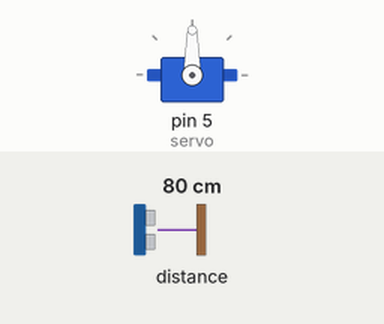
Recording of a sketch running on a simulated Arduino Uno, built with avr-gcc and run on an emulated ATmega328P. Shown: servo. Inputs (shaded band) come from the test bench; at power-on: distance to the obstacle 80 cm. What the sketch prints to the serial monitor is not drawn.

Above: at 1.2 s.
1.3 s: distance to the obstacle set to 20 cm
3.3 s: distance to the obstacle set to 15 cm
At 4.0 s:
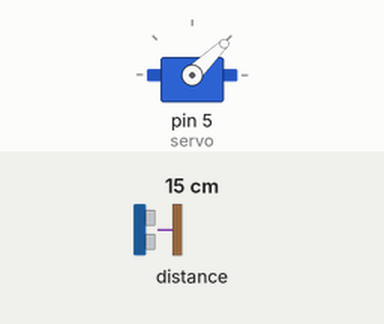
At 4.87 s:
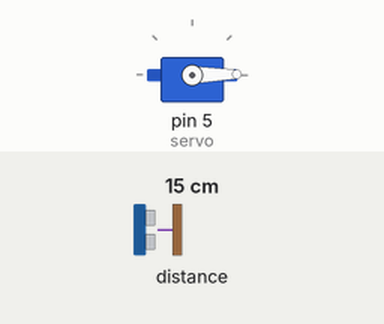
Timing chart, 0 to 18.3 s (numbered marks = the images above; inputs shaded):
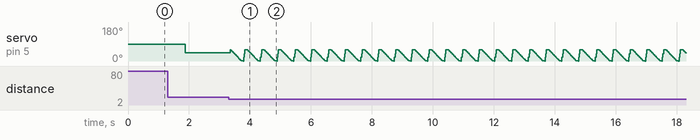

Measured:
- the behaviour switches between 18 and 17 cm on distance to the obstacle (found by bisection; images 0 and 1)

The sketch:

fin_5.ino
```cpp
#include <Servo.h>
#include <Wire.h>
#include <VL53L0X.h>
#include <IRremote.h>

int remote = 7;
int LENGTH = 180;     // 원하는 높이
int MAXA = 60;        // 원하는 최대 각도
int AVERAGE_COUNT = 3;    // 평균을 내기 위해 모으는 값

VL53L0X sensor;
Servo servo;
IRrecv irrecv(remote);
decode_results results;
  // -------------------- 변수 ----------------------------------

int angle = 0, al = 0;      // angle은 모터 각도, al은 average length, T는 주기
int k = 0, i= 1, j = 1, t = 1;    // l, i, j, t는 숫자 카운팅 변수
int summm = 0;              // summ은 지금의 높이의 합, aver는 지금의 3개의 값의 평균
int average[500];        // 평균값 집합 ( 1000 -> 500 )
int min_mm[500];         // 평균값 중 조건에 맞는 값 집합 ( 1000 -> 500 )
unsigned long timeval[30];                 // min_mm의 시간
unsigned long T=0;                 // 주기
float a=0, b=0, c=0;
int q=0, w=0, e=0, r=0;

  // ------------------------------------------------------------

void setup()
{
  servo.attach(5);
  irrecv.enableIRIn();

  pinMode(5, OUTPUT);
  pinMode(remote, INPUT);

  Serial.begin(9600);
  Wire.begin();
  sensor.init();

  // -------------------- sensor -------------------------
  sensor.setTimeout(500);
  if (!sensor.init())
  {
    Serial.println("Failed to detect and initialize sensor!");
    while (1) {}
  }

  #if defined LONG_RANGE
    // lower the return signal rate limit (default is 0.25 MCPS)
    sensor.setSignalRateLimit(0.1);
    // increase laser pulse periods (defaults are 14 and 10 PCLKs)
    sensor.setVcselPulsePeriod(VL53L0X::VcselPeriodPreRange, 18);
    sensor.setVcselPulsePeriod(VL53L0X::VcselPeriodFinalRange, 14);
  #endif

  #if defined HIGH_SPEED
    // reduce timing budget to 20 ms (default is about 33 ms)
    sensor.setMeasurementTimingBudget(20000);
  #elif defined HIGH_ACCURACY
    // increase timing budget to 200 ms
    sensor.setMeasurementTimingBudget(200000);
  #endif
  // ------------------------------------------------------------
}

void loop()
{
 // if(
//  {
    // ------------------- 주기를 만드는 함수 ----------------------
    if(T == 0)
    {
      int aver;              // aver는 지금의 3개의 값의 평균

      Serial.print("거리는 : ");
      Serial.print(sensor.readRangeSingleMillimeters());
        if (sensor.timeoutOccurred()) {
          Serial.print(" TIMEOUT");
        }
        Serial.println();
        summm += sensor.readRangeSingleMillimeters();
        Serial.print("summm의 값은 : ");
        Serial.println(summm);
        Serial.print("k의 값은 : ");
        Serial.println(k);
        k++;
        aver = 0;
        if( k == AVERAGE_COUNT )
      {
        aver = summm/AVERAGE_COUNT;
        summm = 0;
        k = 0;

        average[i] = aver;
        Serial.print(" 평균 값은 : ");
        Serial.println(aver);

        Serial.print("x값 : ");
        for(int x = 1 ; x<= 10 ; x++)
        {
          Serial.print(average[x]);
        }
        Serial.println();

        i++;
      }
        j=i;
      if(average[1] != 0 && average[2] != 0 && average[3] != 0)
      {
        if(average[j] <=average[j+1]  && average[j] <= average[j-1])
        {
          timeval[t] = millis();
          t++;
        }
      }

      Serial.print("y값 : ");
      for(int y = 1 ; y<=10 ; y++)
      {
        Serial.print(timeval[y]);
      }
      Serial.println();

      if(timeval[10] != 0)
      {
        T = timeval[10] - timeval[8];     // 혹시 모를 잘못된 값이 timeval 함수에 들어갈 것을 대비해서 주기 설정
      }
      if(T != 0)
      {
        Serial.print("주기는 : ");
          Serial.println(T);
      }
      // ------------------------------------------------------------
    }
  else
  {
    servo.write(45);
    Serial.println(sensor.readRangeSingleMillimeters());
    al = sensor.readRangeSingleMillimeters();
    if( al < LENGTH )   // al은 바닥까지의 average length
    {
      a = 0.25;
      b = 0.25;
      c = 0.25;

      q = T * a/10;
      w = T * b;
      e = T * c /40 ;
      r = ( T * (1 - (a + c + b)) );
      while(1)
      {
        for (angle = MAXA; angle > 0; angle--)
        {
          servo.write(angle);    //angle(각도)값으로 서보모터 제어
          delay(q);                    //delay로 각도의 변화 속도를 조절 (0.1초 단위)
        }
        delay(w);
        for (angle = 0; angle < MAXA; angle++)
        {
          servo.write(angle);    //angle(각도)값으로 서보모터 제어
          delay(e);                    //delay로 각도의 변화 속도를 조절 (0.1초 단위)
        }
        delay(r);
      }
   /*   if (irrecv.decode(&results)){  // 적외선 리모컨의 신호를 받을 때
         switch (results.value) {
           case 'FFC23D' :  // 시작 버튼을 눌렀을 때
             a = 1;
             b = 1;
             c = 1;

             q = (T * a) / 4;
             w = T * b * 10 / 4;
             e = T * c / 4;
             r = ( T * (1 - (a + c + b)) ) * 10 / 4;

             for (angle = MAXA; angle > 0; angle--)
             {
               servo.write(angle);    //angle(각도)값으로 서보모터 제어
               delay(q);                    //delay로 각도의 변화 속도를 조절 (0.1초 단위)
             }
             delay(w);
             for (angle = 0; angle < MAXA; angle++)
             {
               servo.write(angle);    //angle(각도)값으로 서보모터 제어
               delay(e);                    //delay로 각도의 변화 속도를 조절 (0.1초 단위)
             }
             delay(r);

             break;

           case 'FF30CF' :
             a = 1;
             b = 1;
             c = 1;

             q = T * a / 4;
             w = T * b * 10 / 4;
             e = T * c / 4;
             r = ( T * (1 - (a + c + b)) ) * 10 / 4;

             for (angle = MAXA; angle > 0; angle--)
             {
               servo.write(angle);    //angle(각도)값으로 서보모터 제어
               delay(q);                    //delay로 각도의 변화 속도를 조절 (0.1초 단위)
             }
             delay(w);
             for (angle = 0; angle < MAXA; angle++)
             {
               servo.write(angle);    //angle(각도)값으로 서보모터 제어
               delay(e);                    //delay로 각도의 변화 속도를 조절 (0.1초 단위)
             }
             delay(r);

             break;

           case 'FF18E7' :
             a = 1;
             b = 1;
             c = 1;

             q = T * a / 4;
             w = T * b * 10 / 4;
             e = T * c / 4;
             r = ( T * (1 - (a + c + b)) ) * 10 / 4;

             for (angle = MAXA; angle > 0; angle--)
             {
               servo.write(angle);    //angle(각도)값으로 서보모터 제어
               delay(q);                    //delay로 각도의 변화 속도를 조절 (0.1초 단위)
             }
             delay(w);
             for (angle = 0; angle < MAXA; angle++)
             {
               servo.write(angle);    //angle(각도)값으로 서보모터 제어
               delay(e);                    //delay로 각도의 변화 속도를 조절 (0.1초 단위)
             }
             delay(r);

             break;

           case 'FF7A85' :
             a = 1;
             b = 1;
             c = 1;

             q = T * a / 4;
             w = T * b * 10 / 4;
             e = T * c / 4;
             r = ( T * (1 - (a + c + b)) ) * 10 / 4;

             for (angle = MAXA; angle > 0; angle--)
             {
               servo.write(angle);    //angle(각도)값으로 서보모터 제어
               delay(q);                    //delay로 각도의 변화 속도를 조절 (0.1초 단위)
             }
             delay(w);
             for (angle = 0; angle < MAXA; angle++)
             {
               servo.write(angle);    //angle(각도)값으로 서보모터 제어
               delay(e);                    //delay로 각도의 변화 속도를 조절 (0.1초 단위)
             }
             delay(r);

             break;

           case 'FF10EF' :
             a = 1;
             b = 1;
             c = 1;

             q = T * a / 4;
             w = T * b * 10 / 4;
             e = T * c / 4;
             r = ( T * (1 - (a + c + b)) ) * 10 / 4;

             for (angle = MAXA; angle > 0; angle--)
             {
               servo.write(angle);    //angle(각도)값으로 서보모터 제어
               delay(q);                    //delay로 각도의 변화 속도를 조절 (0.1초 단위)
             }
             delay(w);
             for (angle = 0; angle < MAXA; angle++)
             {
               servo.write(angle);    //angle(각도)값으로 서보모터 제어
               delay(e);                    //delay로 각도의 변화 속도를 조절 (0.1초 단위)
             }
             delay(r);

             break;

           case 'FF38C7' :
             a = 1;
             b = 1;
             c = 1;

             q = T * a / 4;
             w = T * b * 10 / 4;
             e = T * c / 4;
             r = ( T * (1 - (a + c + b)) ) * 10 / 4;

             for (angle = MAXA; angle > 0; angle--)
             {
               servo.write(angle);    //angle(각도)값으로 서보모터 제어
               delay(q);                    //delay로 각도의 변화 속도를 조절 (0.1초 단위)
             }
             delay(w);
             for (angle = 0; angle < MAXA; angle++)
             {
               servo.write(angle);    //angle(각도)값으로 서보모터 제어
               delay(e);                    //delay로 각도의 변화 속도를 조절 (0.1초 단위)
             }
             delay(r);

             break;

           case 'FF5AA5' :
             a = 1;
             b = 1;
             c = 1;

             q = T * a / 4;
             w = T * b * 10 / 4;
             e = T * c / 4;
             r = ( T * (1 - (a + c + b)) ) * 10 / 4;

             for (angle = MAXA; angle > 0; angle--)
             {
               servo.write(angle);    //angle(각도)값으로 서보모터 제어
               delay(q);                    //delay로 각도의 변화 속도를 조절 (0.1초 단위)
             }
             delay(w);
             for (angle = 0; angle < MAXA; angle++)
             {
               servo.write(angle);    //angle(각도)값으로 서보모터 제어
               delay(e);                    //delay로 각도의 변화 속도를 조절 (0.1초 단위)
             }
             delay(r);

             break;

           case 'FF42BD' :
             a = 1;
             b = 1;
             c = 1;

             q = T * a / 4;
             w = T * b * 10 / 4;
             e = T * c / 4;
             r = ( T * (1 - (a + c + b)) ) * 10 / 4;

             for (angle = MAXA; angle > 0; angle--)
             {
               servo.write(angle);    //angle(각도)값으로 서보모터 제어
               delay(q);                    //delay로 각도의 변화 속도를 조절 (0.1초 단위)
             }
             delay(w);
             for (angle = 0; angle < MAXA; angle++)
             {
               servo.write(angle);    //angle(각도)값으로 서보모터 제어
               delay(e);                    //delay로 각도의 변화 속도를 조절 (0.1초 단위)
             }
             delay(r);

             break;

           case 'FF4AB5' :
             a = 1;
             b = 1;
             c = 1;

             q = T * a / 4;
             w = T * b * 10 / 4;
             e = T * c / 4;
             r = ( T * (1 - (a + c + b)) ) * 10 / 4;

             for (angle = MAXA; angle > 0; angle--)
             {
               servo.write(angle);    //angle(각도)값으로 서보모터 제어
               delay(q);                    //delay로 각도의 변화 속도를 조절 (0.1초 단위)
             }
             delay(w);
             for (angle = 0; angle < MAXA; angle++)
             {
               servo.write(angle);    //angle(각도)값으로 서보모터 제어
               delay(e);                    //delay로 각도의 변화 속도를 조절 (0.1초 단위)
             }
             delay(r);

             break;

           case 'FF52AD' :
             a = 1;
             b = 1;
             c = 1;

             q = T * a / 4;
             w = T * b * 10 / 4;
             e = T * c / 4;
             r = ( T * (1 - (a + c + b)) ) * 10 / 4;

             for (angle = MAXA; angle > 0; angle--)
             {
               servo.write(angle);    //angle(각도)값으로 서보모터 제어
               delay(q);                    //delay로 각도의 변화 속도를 조절 (0.1초 단위)
             }
             delay(w);
             for (angle = 0; angle < MAXA; angle++)
             {
               servo.write(angle);    //angle(각도)값으로 서보모터 제어
               delay(e);                    //delay로 각도의 변화 속도를 조절 (0.1초 단위)
             }
             delay(r);

             break;
         }*/
       }
    }
  //}
}
```
